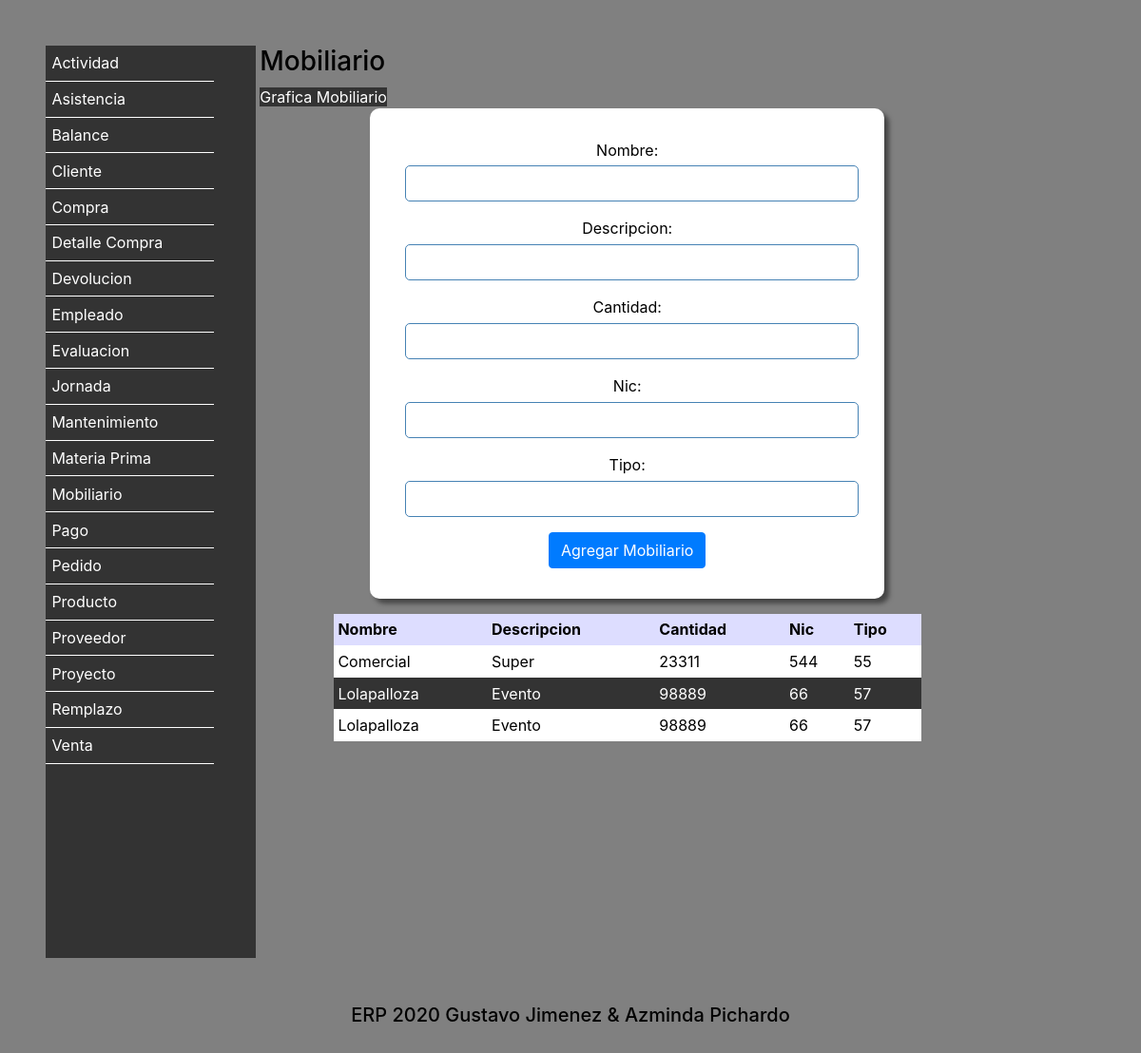
Screenshot of /Mobiliario/ with the database file from the repository.
### Vistas/models.py (models this page shows, shortened)
class Mobiliario (models.Model):
    Nombre = models.CharField(max_length=20)
    Descripcion = models.CharField(max_length=50)
    Cantidad = models.IntegerField(default=0)
    Nic = models.IntegerField(default=0)
    Tipo = models.CharField(max_length=30)
    class Meta:
        verbose_name = 'Mobiliario'
        verbose_name_plural = 'Mobiliarios'
        ordering = ['Nombre']

### Vistas/views.py (the view)
# urls.py: path('Mobiliario/',views.MenuMobiliario),
def MenuMobiliario(request):
    if request.POST:
        objeto = Mobiliario()
        objeto.Nombre = request.POST["Nombre"]
        objeto.Descripcion = request.POST["Descripcion"]
        objeto.Cantidad = request.POST["Cantidad"]
        objeto.Nic = request.POST["Nic"]
        objeto.Tipo = request.POST["Tipo"]
        objeto.save()
        mobiliarios = Mobiliario.objects.all()
        return render(request,"Mobiliario.html",{"agregado":"si","mobiliarios":mobiliarios})
    else:
        mobiliarios = Mobiliario.objects.all()
        return render(request,"Mobiliario.html",{"mobiliarios":mobiliarios})

### Vistas/Templates/Mobiliario.html (shortened to what this page needs)
<!DOCTYPE html>
<html lang="es">
  <head>
    {% include "Encabezado.html" %}
  </head>
  <body>
      {% include "menu.html" %}
<section>
      <h3>Mobiliario</h3>
      <a href="/GraficaMobiliario/">Grafica Mobiliario</a>
      <form action="" method="post">
      <div class="form-group">
      Nombre: <input type="text" name="Nombre" class="form-control">
      </div>
      <div class="form-group">
      Descripcion: <input type="text" name="Descripcion" class="form-control">
      </div>
      <div class="form-group">
      Cantidad: <input type="number" name="Cantidad" class="form-control">
      </div>
      <div class="form-group">
      Nic: <input type="text" name="Nic" class="form-control">
      </div>
      <div class="form-group">
      Tipo: <input type="text" name="Tipo" class="form-control">
      </div>
      <button type="submit" class="btn btn-primary">Agregar Mobiliario</button>
      </form>
<table>
      <tr>
        <th>Nombre</th>
        <th>Descripcion</th>
        <th>Cantidad</th>
        <th>Nic</th>
        <th>Tipo</th>
      </tr>
      {% for fila in mobiliarios %}
      <tr>
        <td>{{ fila.Nombre}}</td>
        <td>{{ fila.Descripcion}}</td>
        <td>{{ fila.Cantidad}}</td>
        <td>{{ fila.Nic}}</td>
        <td>{{ fila.Tipo}}</td>
      </tr>
      {% endfor %}
</table>
</section>
  {% include "Pie.html" %}
  </body>
</html>

### Vistas/Templates/static/Estilos.css (style rules this page uses)
* { border: 0; margin: 0; padding: 0; }
body { background: #808080; color: black; padding: 3rem; }
form { background-color: white; border-radius: 10px; box-shadow: 5px 5px 5px #444; color: black; margin: 0 auto; padding: 2em; text-align: center; width: 70%; }
input { font-size: 1em; margin: 0.3rem; padding: 0.4rem; }
input[type="text"],input[type="password"],input[type="date"],input[type="number"],input[type="email"],input[type="tel"] { border: 1px solid steelblue; border-radius: 5px; }
section { display: inline-block; vertical-align: top; width: 70%; }
table { margin: 1em auto; width: 80%; }
th { background-color: #ddf; color: black; padding: 0.3em; }
td { padding: 0.3em; }
tr:nth-child(odd) { background-color: #333; color: white; }
tr:nth-child(even) { background-color: white; color: black; }
a { background-color: #333; color: white; }

### Vistas/Templates/static/Imprimir.css (style rules this page uses)
* { -webkit-print-color-adjust: exact; }
nav,form,input,a { display: none; }
section { width: 100%; }

### rows the page displays
Mobiliario: Nombre "Comercial", Descripcion "Super", Cantidad "23311", Nic "544", Tipo "55"
Mobiliario: Nombre "Lolapalloza", Descripcion "Evento", Cantidad "98889", Nic "66", Tipo "57"
Mobiliario: Nombre "Lolapalloza", Descripcion "Evento", Cantidad "98889", Nic "66", Tipo "57"
